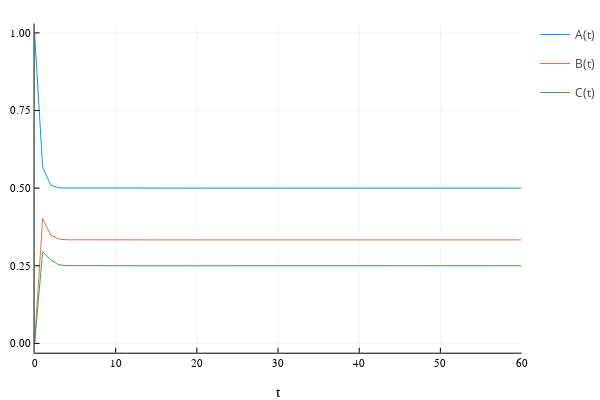

The cell this chart's notebook holds for it:
### Code cell
y0=[1,0,0];
f=ODEFunction(toyModel,syms=Symbol.(syms));
prob=ODEProblem(f,y0,(0.0,maxTimeTC),p);
sol=solve(prob, abstol=1e-5,reltol=1e-3, saveat=1.0);
plot(sol)

### Figure 1 — Plotly figure (JSON) as saved in the notebook; plotly's stock layout.template omitted (floating-point values rounded to 4 significant figures)
{"data": [{"colorbar": {"title": ""}, "legendgroup": "A(t)", "line": {"color": "rgba(0, 154, 250, 1.000)", "dash": "solid", "shape": "linear", "width": 1}, "mode": "lines", "name": "A(t)", "showlegend": true, "type": "scatter", "x": [0, 1, 2, 3, 4, 5, 6, 7, 8, 9, 10, 11, 12, 13, 14, 15, 16, 17, 18, 19, 20, 21, 22, 23, 24, 25, 26, 27, 28, 29, 30, 31, 32, 33, 34, 35, 36, 37, 38, 39, 40, 41, 42, 43, 44, 45, 46, 47, 48, 49, 50, 51, 52, 53, 54, 55, 56, 57, 58, 59, 60], "xaxis": "x", "y": [1, 0.5677, 0.5092, 0.5012, 0.5002, 0.5, 0.5, 0.5, 0.5, 0.5, 0.5, 0.5, 0.5, 0.5, 0.5, 0.5, 0.5, 0.5, 0.5, 0.5, 0.5, 0.5, 0.5, 0.5, 0.5, 0.5, 0.5, 0.5, 0.5, 0.5, 0.5, 0.5, 0.5, 0.5, 0.5, 0.5, 0.5, 0.5, 0.5, 0.5, 0.5, 0.5, 0.5, 0.5, 0.5, 0.5, 0.5, 0.5, 0.5, 0.5, 0.5, 0.5, 0.5, 0.5, 0.5, 0.5, 0.5, 0.5, 0.5, 0.5, 0.5], "yaxis": "y", "zmax": null, "zmin": null}, {"colorbar": {"title": ""}, "legendgroup": "B(t)", "line": {"color": "rgba(227, 111, 71, 1.000)", "dash": "solid", "shape": "linear", "width": 1}, "mode": "lines", "name": "B(t)", "showlegend": true, "type": "scatter", "x": [0, 1, 2, 3, 4, 5, 6, 7, 8, 9, 10, 11, 12, 13, 14, 15, 16, 17, 18, 19, 20, 21, 22, 23, 24, 25, 26, 27, 28, 29, 30, 31, 32, 33, 34, 35, 36, 37, 38, 39, 40, 41, 42, 43, 44, 45, 46, 47, 48, 49, 50, 51, 52, 53, 54, 55, 56, 57, 58, 59, 60], "xaxis": "x", "y": [0, 0.4023, 0.3483, 0.3356, 0.3337, 0.3334, 0.3333, 0.3333, 0.3333, 0.3333, 0.3333, 0.3333, 0.3333, 0.3333, 0.3333, 0.3333, 0.3333, 0.3333, 0.3333, 0.3333, 0.3333, 0.3333, 0.3333, 0.3333, 0.3333, 0.3333, 0.3333, 0.3333, 0.3333, 0.3333, 0.3333, 0.3333, 0.3333, 0.3333, 0.3333, 0.3333, 0.3333, 0.3333, 0.3333, 0.3333, 0.3333, 0.3333, 0.3333, 0.3333, 0.3333, 0.3333, 0.3333, 0.3333, 0.3333, 0.3333, 0.3333, 0.3333, 0.3333, 0.3333, 0.3333, 0.3333, 0.3333, 0.3333, 0.3333, 0.3333, 0.3333], "yaxis": "y", "zmax": null, "zmin": null}, {"colorbar": {"title": ""}, "legendgroup": "C(t)", "line": {"color": "rgba(62, 164, 78, 1.000)", "dash": "solid", "shape": "linear", "width": 1}, "mode": "lines", "name": "C(t)", "showlegend": true, "type": "scatter", "x": [0, 1, 2, 3, 4, 5, 6, 7, 8, 9, 10, 11, 12, 13, 14, 15, 16, 17, 18, 19, 20, 21, 22, 23, 24, 25, 26, 27, 28, 29, 30, 31, 32, 33, 34, 35, 36, 37, 38, 39, 40, 41, 42, 43, 44, 45, 46, 47, 48, 49, 50, 51, 52, 53, 54, 55, 56, 57, 58, 59, 60], "xaxis": "x", "y": [0, 0.2951, 0.2683, 0.2532, 0.2505, 0.2501, 0.25, 0.25, 0.2501, 0.2502, 0.2504, 0.2501, 0.2499, 0.2499, 0.25, 0.2501, 0.2501, 0.25, 0.25, 0.25, 0.25, 0.25, 0.25, 0.25, 0.25, 0.25, 0.25, 0.25, 0.25, 0.25, 0.25, 0.25, 0.25, 0.25, 0.25, 0.25, 0.25, 0.25, 0.25, 0.25, 0.25, 0.25, 0.25, 0.25, 0.25, 0.25, 0.25, 0.25, 0.25, 0.25, 0.25, 0.25, 0.25, 0.25, 0.25, 0.25, 0.25, 0.25, 0.25, 0.25, 0.25], "yaxis": "y", "zmax": null, "zmin": null}], "layout": {"annotations": [], "height": 400, "legend_position": {"bgcolor": "rgba(255, 255, 255, 1.000)", "bordercolor": "rgba(0, 0, 0, 1.000)", "borderwidth": 1, "font": {"color": "rgba(0, 0, 0, 1.000)", "family": "sans-serif", "size": 11}, "title": {"font": {"color": "rgba(0, 0, 0, 1.000)", "family": "sans-serif", "size": 15}, "text": ""}, "tracegroupgap": 0, "traceorder": "normal", "x": 1, "xanchor": "auto", "y": 1, "yanchor": "auto"}, "margin": {"b": 20, "l": 0, "r": 0, "t": 20}, "paper_bgcolor": "rgba(255, 255, 255, 1.000)", "plot_bgcolor": "rgba(255, 255, 255, 1.000)", "showlegend": true, "width": 600, "xaxis": {"anchor": "y", "domain": [0.06582, 0.9934], "gridcolor": "rgba(0, 0, 0, 0.100)", "gridwidth": 0.5, "linecolor": "rgba(0, 0, 0, 1.000)", "mirror": false, "range": [0, 60], "showgrid": true, "showline": true, "showticklabels": true, "tickangle": 0, "tickcolor": "rgb(0, 0, 0)", "tickfont": {"color": "rgba(0, 0, 0, 1.000)", "family": "sans-serif", "size": 11}, "tickmode": "array", "ticks": "inside", "ticktext": ["0", "10", "20", "30", "40", "50", "60"], "tickvals": [0, 10, 20, 30, 40, 50, 60], "title": "t", "titlefont": {"color": "rgba(0, 0, 0, 1.000)", "family": "sans-serif", "size": 15}, "type": "-", "visible": true, "zeroline": false, "zerolinecolor": "rgba(0, 0, 0, 1.000)"}, "yaxis": {"anchor": "x", "domain": [0.07581, 0.9902], "gridcolor": "rgba(0, 0, 0, 0.100)", "gridwidth": 0.5, "linecolor": "rgba(0, 0, 0, 1.000)", "mirror": false, "range": [-0.03, 1.03], "showgrid": true, "showline": true, "showticklabels": true, "tickangle": 0, "tickcolor": "rgb(0, 0, 0)", "tickfont": {"color": "rgba(0, 0, 0, 1.000)", "family": "sans-serif", "size": 11}, "tickmode": "array", "ticks": "inside", "ticktext": ["0.00", "0.25", "0.50", "0.75", "1.00"], "tickvals": [0, 0.25, 0.5, 0.75, 1], "title": "", "titlefont": {"color": "rgba(0, 0, 0, 1.000)", "family": "sans-serif", "size": 15}, "type": "-", "visible": true, "zeroline": false, "zerolinecolor": "rgba(0, 0, 0, 1.000)"}}}
